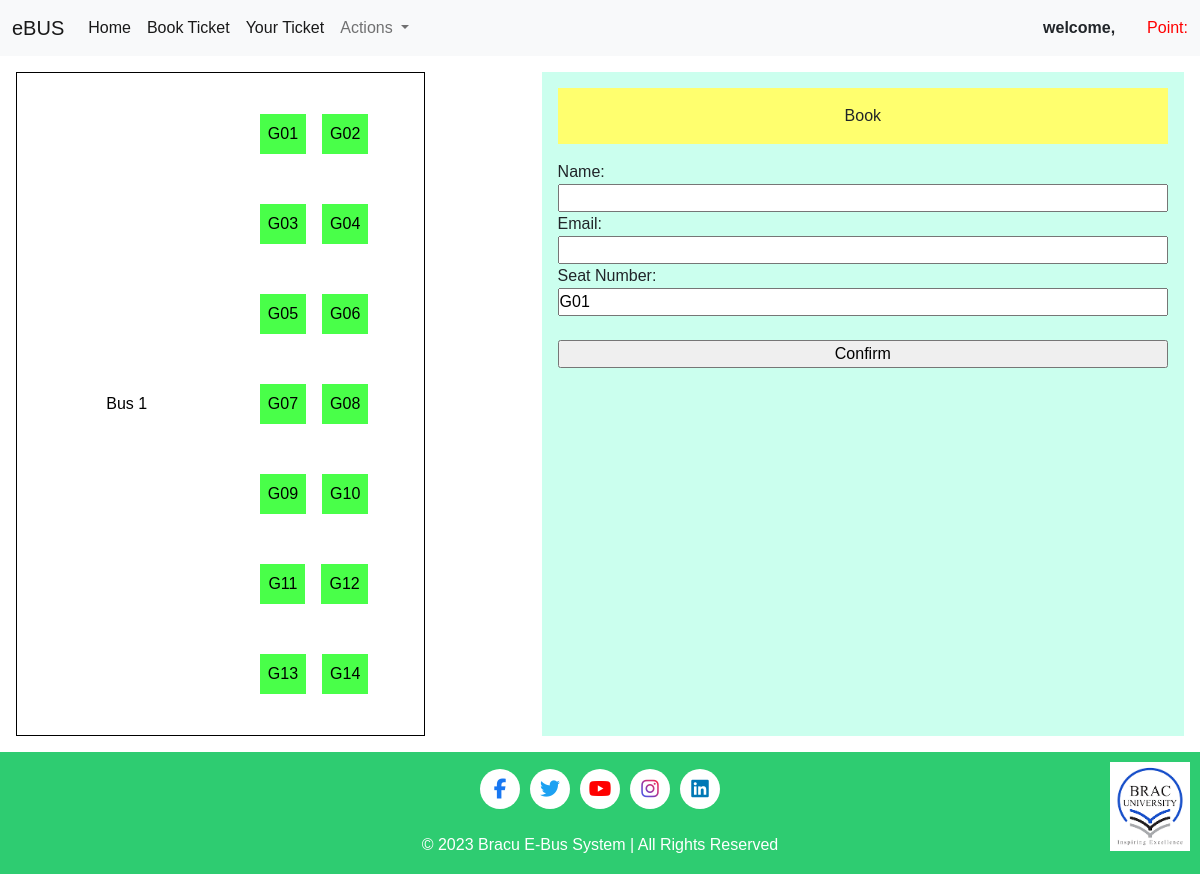
The app's page /booking-form/U2/1/G01, older data.
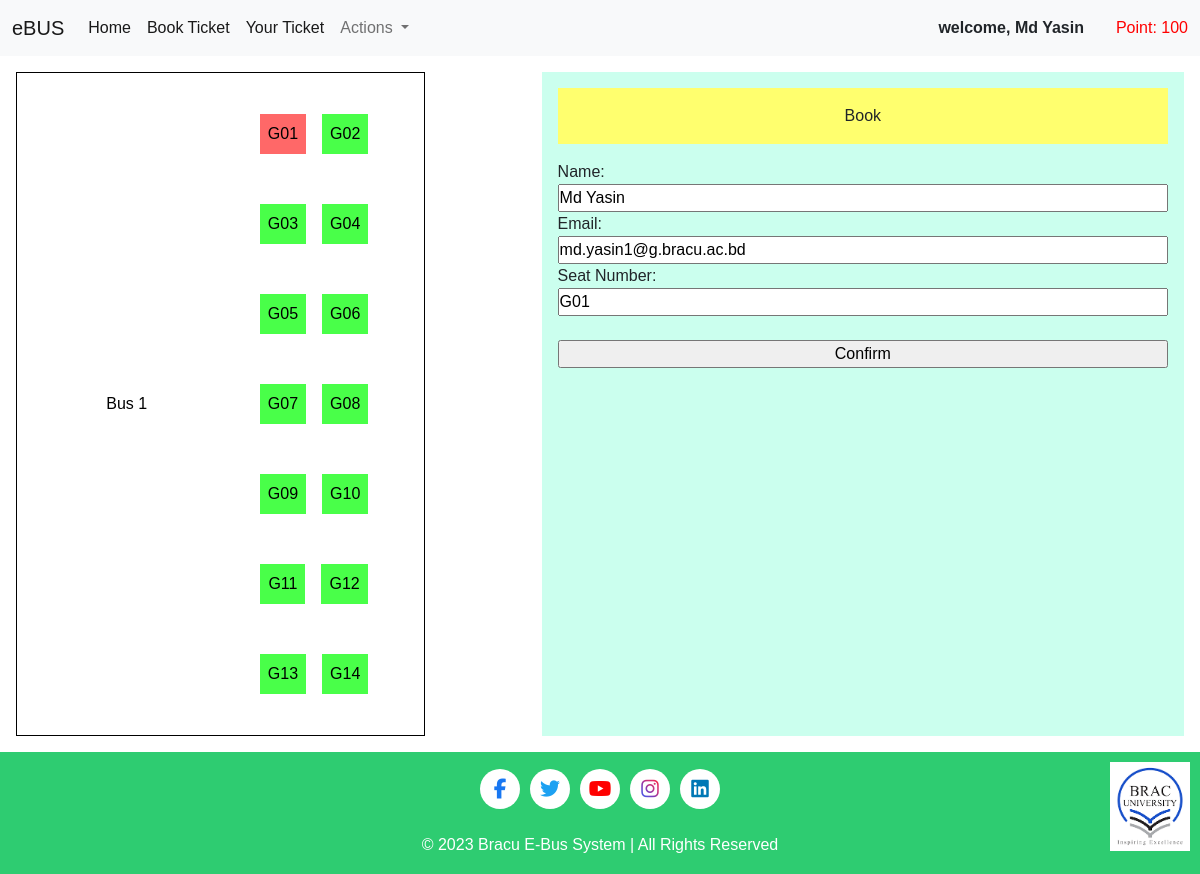
The same page, newer data.
### user/models.py (models this page shows)
class User(models.Model):
    user_id = models.CharField(max_length=10, primary_key=True, default="#1")
    name = models.CharField(max_length=100, unique=True)
    email = models.EmailField(max_length=100, unique=True)
    date_joined = models.DateField(auto_now_add=True)
    point = models.IntegerField(default=100)
    password = models.CharField(max_length=100)
    active = models.BooleanField(default=False)

### ticket_booking/views.py (the view, shortened to what this page needs)
# urls.py: path('booking-form/<id>/<bus_number>/<seat_number>', booking_form, name="booking-form"),
def booking_form(request, id, bus_number, seat_number):
    user = User.objects.filter(user_id=id).first()
    general_seats = {}
    for i in range(1, 15):
        if i < 10:
            key = f'G0{i}'
        else:
            key = f'G{i}'
        booked = Tickets.objects.filter(seat_number=key).exists()
        if booked:
            general_seats[key] = {'booked': True}
        else:
            general_seats[key] = {'booked': False}
    return render(request, 'ticket_booking/booking_form.html', {'user':user, 'general_seats':general_seats, 'bus_number':bus_number, 'seat_number':seat_number})

### ticket_booking/templates/ticket_booking/booking_form.html (shortened to what this page needs)
{% extends "ticket_booking/base.html" %}
{% load static %}
{% block cssfiles %}
    <link rel="stylesheet" href="{% static 'ticket_booking/seating_cart.css' %}">
    <link rel="stylesheet" href="{% static 'ticket_booking/booking_form.css' %}">
{% endblock cssfiles %}
{% block form %}
    <p class="form-heading">Book</p>
    <form action="" method="post">
        <label for="lname">Name:</label><br>
        <input type="text" name="name" id="lname" value="{{user.name}}"><br>
        <label for="lemail">Email:</label><br>
        <input type="email" name="email" id="lemail" value="{{user.email}}"><br>
        <label for="lseat">Seat Number:</label><br>
        <input type="text" name="seat" id="lseat" value="{{seat_number}}"><br><br>
        <input type="submit" value="Confirm">
    </form>
{% endblock form %}

### homepage/templates/homepage/base.html (shortened to what this page needs)
<!DOCTYPE html>
{% load static %}
<html lang="en">
<head>
    <link rel="stylesheet" href="https://cdnjs.cloudflare.com/ajax/libs/font-awesome/6.4.2/css/all.min.css" />
    <link href="https://cdn.jsdelivr.net/npm/bootstrap@5.0.2/dist/css/bootstrap.min.css" rel="stylesheet">
    <link rel="stylesheet" href="{% static 'homepage/nav.css' %}">
    {% block cssfiles %}{% endblock cssfiles %}
</head>
<body>
    <nav class="navbar navbar-expand-lg navbar-light bg-light">
        <div class="container-fluid">
          <a class="navbar-brand" href="#">eBUS</a>
          <div class="collapse navbar-collapse" id="navbarSupportedContent">
            <ul class="navbar-nav me-auto mb-2 mb-lg-0">
              <li class="nav-item">
                  <a class="nav-link active" aria-current="page" href="{% url 'homepage' id=user.user_id %}">Home</a>
              </li>
              <li class="nav-item">
                  <a class="nav-link active" aria-current="page" href="{% url 'buses' id=user.user_id %}">Book Ticket</a>
              </li>
              <li class="nav-item">
                <a class="nav-link active" aria-current="page" href="{% url 'ticket' id=user.user_id %}">Your Ticket</a>
            </li>
              <li class="nav-item dropdown">
                <a class="nav-link dropdown-toggle" href="#" id="navbarDropdown" role="button" data-bs-toggle="dropdown" aria-expanded="false">
                  Actions
                </a>
              </li>
            </ul>
              <div class="welcome">welcome, {{ user.name }}</div>
              <div class="points">Point: {{ user.point }}</div>
          </div>
        </div>
      </nav>
      {% block content %}{% endblock content %}
    <div class="footer">
      <p>
        <div class="icons">
          <div class="icon">
            <i class="fab fa-facebook-f facebook-icon"></i>
          </div>
          <div class="icon">
            <i class="fab fa-twitter twitter-icon"></i>
          </div>
          <div class="icon">
            <i class="fab fa-youtube youtube-icon"></i>
          </div>
          <div class="icon">
            <i class="fab fa-instagram instagram-icon"></i>
          </div>
          <div class="icon">
            <i class="fab fa-linkedin linkedin-icon"></i>
          </div>
        </div>
        <img src="{% static 'images/braculogo.png' %}" alt="Your Real Logo">
        <br>
        <span>&copy; 2023 Bracu E-Bus System | All Rights Reserved</span>
      </p>
    </div>
</body>
</html>

Row changes from the older to the newer data that the page shows:
added User: name "Md Yasin", point "100", email "md.yasin1@g.bracu.ac.bd"
Text that changed along with them:
list line gone: "G01"
new list line: "G01"
